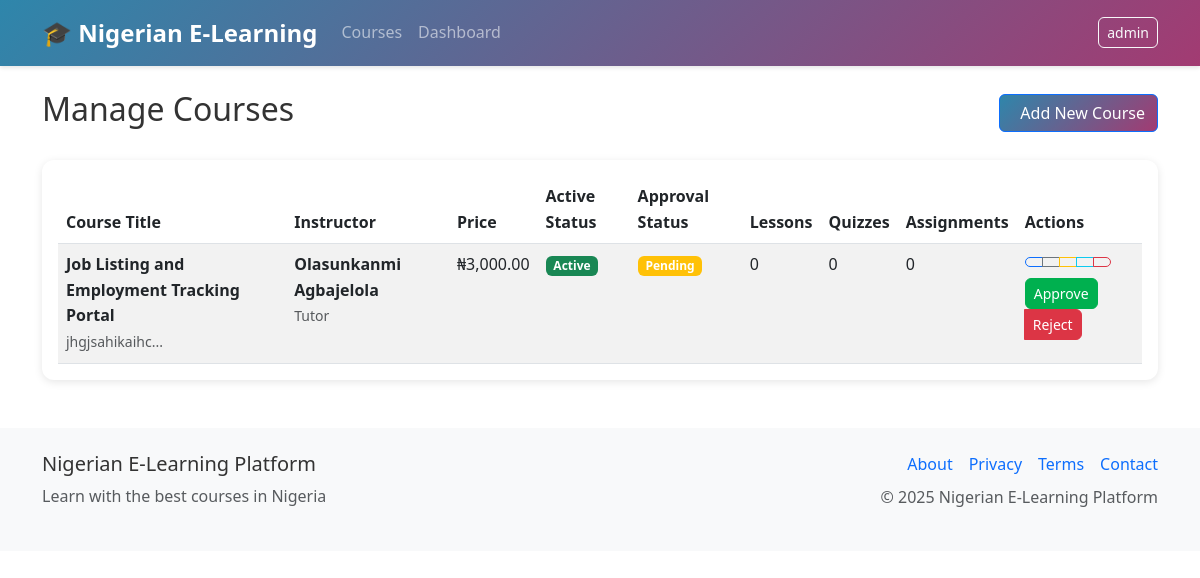
Page /admin/courses (signed in) on the committed database.
### models.py (models this page shows, shortened)
class User(UserMixin, db.Model):
    id = db.Column(db.Integer, primary_key=True)
    username = db.Column(db.String(80), unique=True, nullable=False)
    email = db.Column(db.String(120), unique=True, nullable=False)
    password_hash = db.Column(db.String(256), nullable=False)
    role = db.Column(db.String(20), nullable=False, default='student')  # admin, instructor, tutor, student
    first_name = db.Column(db.String(50))
    last_name = db.Column(db.String(50))
    active = db.Column(db.Boolean, default=True)
    banned = db.Column(db.Boolean, default=False)
    ban_reason = db.Column(db.Text)
    email_verified = db.Column(db.Boolean, default=False)
    verification_token = db.Column(db.String(100))
    password_reset_token = db.Column(db.String(100))
    password_reset_expires = db.Column(db.DateTime)
    email_verification_token = db.Column(db.String(100))
    email_verification_expires = db.Column(db.DateTime)
    premium_user = db.Column(db.Boolean, default=False)
    instructor_verified = db.Column(db.Boolean, default=False)
    badge_level = db.Column(db.String(20), default='basic')  # basic, bronze, silver, gold, premium
    wallet_balance = db.Column(db.Float, default=0.0)
    created_at = db.Column(db.DateTime, default=datetime.utcnow)
    last_login = db.Column(db.DateTime)
    courses_created = db.relationship('Course', foreign_keys='Course.instructor_id', backref='instructor', lazy='dynamic')
    enrollments = db.relationship('Enrollment', backref='student', lazy='dynamic')
    payments = db.relationship('Payment', backref='user', lazy='dynamic')
    wallet_transactions = db.relationship('WalletTransaction', backref='user', lazy='dynamic')
    quiz_attempts = db.relationship('QuizAttempt', backref='user', lazy='dynamic')
    assignment_submissions = db.relationship('AssignmentSubmission', backref='user', lazy='dynamic')
    course_credits = db.relationship('CourseCredit', backref='student_credit', lazy='dynamic')
    withdrawal_requests = db.relationship('WithdrawalRequest', foreign_keys='WithdrawalRequest.tutor_id', backref='tutor', lazy='dynamic')

class Course(db.Model):
    id = db.Column(db.Integer, primary_key=True)
    title = db.Column(db.String(200), nullable=False)
    description = db.Column(db.Text)
    category = db.Column(db.String(100), default='General')  # Added missing category field
    price = db.Column(db.Float, nullable=False, default=0.0)
    instructor_id = db.Column(db.Integer, db.ForeignKey('user.id'), nullable=False)
    is_active = db.Column(db.Boolean, default=True)
    approval_status = db.Column(db.String(20), default='pending')  # pending, approved, rejected
    approved_by = db.Column(db.Integer, db.ForeignKey('user.id'))  # admin who approved
    approved_at = db.Column(db.DateTime)
    rejection_reason = db.Column(db.Text)
    min_credits_for_certificate = db.Column(db.Integer, default=70)  # Minimum credits needed for certificate
    total_available_credits = db.Column(db.Integer, default=100)     # Total credits available in course
    created_at = db.Column(db.DateTime, default=datetime.utcnow)
    updated_at = db.Column(db.DateTime, default=datetime.utcnow, onupdate=datetime.utcnow)
    lessons = db.relationship('Lesson', backref='course', lazy='dynamic', cascade='all, delete-orphan')
    enrollments = db.relationship('Enrollment', backref='course', lazy='dynamic', cascade='all, delete-orphan')
    quizzes = db.relationship('Quiz', backref='course', lazy='dynamic', cascade='all, delete-orphan')
    assignments = db.relationship('Assignment', backref='course', lazy='dynamic', cascade='all, delete-orphan')
    course_credits = db.relationship('CourseCredit', backref='course', lazy='dynamic', cascade='all, delete-orphan')
    course_vouchers = db.relationship('Voucher', foreign_keys='Voucher.course_id', backref='course', lazy='dynamic', cascade='all, delete-orphan')

### routes.py (the view)
@app.route('/admin/courses')
@login_required
@admin_required
def admin_courses():
    courses = Course.query.all()
    return render_template('admin/courses.html', courses=courses)

### app.py (called while the page is built)
@login_manager.user_loader
def load_user(user_id):
    from models import User
    return User.query.get(int(user_id))

### routes.py (called while the page is built)
@app.context_processor
def inject_settings():
    settings = SystemSettings.query.first()
    return dict(settings=settings)

### utils.py (called while the page is built)
def admin_required(f):
    @wraps(f)
    def decorated_function(*args, **kwargs):
        if not current_user.is_authenticated or current_user.role != 'admin':
            flash('Admin access required', 'danger')
            return redirect(url_for('dashboard'))
        return f(*args, **kwargs)
    return decorated_function

### templates/admin/courses.html (shortened to what this page needs)
{% extends "base.html" %}
{% block content %}
<div class="row">
    <div class="col-12">
        <div class="d-flex justify-content-between align-items-center mb-4">
            <h2>Manage Courses</h2>
            <a href="{{ url_for('create_course') }}" class="btn btn-primary">
                Add New Course
            </a>
        </div>
        <div class="card">
            <div class="card-body">
                <div class="table-responsive">
                    <table class="table table-striped">
                        <thead>
                            <tr>
                                <th>Course Title</th>
                                <th>Instructor</th>
                                <th>Price</th>
                                <th>Active Status</th>
                                <th>Approval Status</th>
                                <th>Lessons</th>
                                <th>Quizzes</th>
                                <th>Assignments</th>
                                <th>Actions</th>
                            </tr>
                        </thead>
                        <tbody>
                            {% for course in courses %}
                            <tr>
                                <td>
                                    <strong>{{ course.title }}</strong>
                                    <br><small class="text-muted">{{ course.description[:100] }}...</small>
                                </td>
                                <td>
                                    <strong>{{ course.instructor.first_name }} {{ course.instructor.last_name }}</strong>
                                    <br><small class="text-muted">{{ course.instructor.role.title() }}</small>
                                </td>
                                <td>{{ course.price|currency }}</td>
                                <td>
                                    <span class="badge bg-{{ 'success' if course.is_active else 'secondary' }}">
                                        {{ 'Active' if course.is_active else 'Inactive' }}
                                    </span>
                                </td>
                                <td>
                                    {% if course.approval_status == 'pending' %}
                                        <span class="badge bg-warning">Pending</span>
                                    {% elif course.approval_status == 'approved' %}
                                        <span class="badge bg-success">Approved</span>
                                    {% elif course.approval_status == 'rejected' %}
                                        <span class="badge bg-danger">Rejected</span>
                                    {% endif %}
                                </td>
                                <td>{{ course.lessons.count() }}</td>
                                <td>{{ course.quizzes.count() }}</td>
                                <td>{{ course.assignments.count() }}</td>
                                <td>
                                    <div class="btn-group mb-2" role="group">
                                        <a href="{{ url_for('edit_course', course_id=course.id) }}"
                                           class="btn btn-sm btn-outline-primary" title="Edit Course">
                                        </a>
                                        <a href="{{ url_for('admin_course_lessons', course_id=course.id) }}"
                                           class="btn btn-sm btn-outline-secondary" title="Manage Lessons">
                                        </a>
                                        <a href="{{ url_for('admin_course_quizzes', course_id=course.id) }}"
                                           class="btn btn-sm btn-outline-warning" title="Manage Quizzes">
                                        </a>
                                        <a href="{{ url_for('admin_course_assignments', course_id=course.id) }}"
                                           class="btn btn-sm btn-outline-info" title="Manage Assignments">
                                        </a>
                                        <button type="button" class="btn btn-sm btn-outline-danger"
                                                data-course-title="{{ course.title }}"
                                                data-delete-url="{{ url_for('delete_course', course_id=course.id) }}"
                                                onclick="confirmDelete(this.dataset.courseTitle, this.dataset.deleteUrl)"
                                                title="Delete Course">
                                        </button>
                                    </div>
                                    {% if course.approval_status == 'pending' %}
                                    <div class="btn-group d-block" role="group">
                                        <form method="POST" action="{{ url_for('approve_course', course_id=course.id) }}" style="display: inline;">
                                            <button type="submit" class="btn btn-sm btn-success me-1" title="Approve Course">
                                                 Approve
                                            </button>
                                        </form>
                                        <button type="button" class="btn btn-sm btn-danger"
                                                data-course-title="{{ course.title }}"
                                                data-reject-url="{{ url_for('reject_course', course_id=course.id) }}"
                                                onclick="showRejectModal(this.dataset.courseTitle, this.dataset.rejectUrl)"
                                                title="Reject Course">
                                             Reject
                                        </button>
                                    </div>
                                    {% endif %}
                                </td>
                            </tr>
                            {% endfor %}
                        </tbody>
                    </table>
                </div>
            </div>
        </div>
    </div>
</div>
{% endblock %}

### templates/base.html (shortened to what this page needs)
<!DOCTYPE html>
<html lang="en">
<head>
    {% set critical_css = get_critical_css() %}
    <link rel="preload" href="https://cdn.jsdelivr.net/npm/bootstrap@5.3.0/dist/css/bootstrap.min.css" as="style" onload="this.onload=null;this.rel='stylesheet'">
    <link rel="preload" href="{{ url_for('static', filename='css/style.css') }}" as="style" onload="this.onload=null;this.rel='stylesheet'">
</head>
<body>
    <nav class="navbar navbar-expand-lg navbar-dark bg-primary">
        <div class="container">
            <a class="navbar-brand" href="{{ url_for('index') }}">
                <strong>🎓 Nigerian E-Learning</strong>
            </a>
            <div class="collapse navbar-collapse" id="navbarNav">
                <ul class="navbar-nav me-auto">
                    <li class="nav-item">
                        <a class="nav-link" href="{{ url_for('courses') }}">Courses</a>
                    </li>
                    {% if current_user.is_authenticated %}
                    <li class="nav-item">
                        <a class="nav-link" href="{{ url_for('dashboard') }}">Dashboard</a>
                    </li>
                    {% endif %}
                </ul>
                <ul class="navbar-nav">
                    {% if current_user.is_authenticated %}
                    <li class="nav-item">
                        <button class="btn btn-outline-light btn-sm" type="button" data-bs-toggle="offcanvas" data-bs-target="#profileOffcanvas" aria-controls="profileOffcanvas">
                             {{ current_user.username }}
                        </button>
                    </li>
                    {% endif %}
                </ul>
            </div>
        </div>
    </nav>
    <main class="container my-4">
        {% block content %}{% endblock %}
    </main>
    <footer class="bg-light mt-5 py-4">
        <div class="container">
            <div class="row">
                <div class="col-md-6">
                    <h5>Nigerian E-Learning Platform</h5>
                    <p class="text-muted">Learn with the best courses in Nigeria</p>
                </div>
                <div class="col-md-6 text-md-end">
                    <div class="d-flex justify-content-md-end justify-content-center gap-3 mb-2">
                        <a href="#" class="text-decoration-none">About</a>
                        <a href="#" class="text-decoration-none">Privacy</a>
                        <a href="#" class="text-decoration-none">Terms</a>
                        <a href="#" class="text-decoration-none">Contact</a>
                    </div>
                    <p class="text-muted">© 2025 Nigerian E-Learning Platform</p>
                </div>
            </div>
        </div>
    </footer>
</body>
</html>

### static/css/style.css (style rules this page uses)
:root { --primary-color: #0d6efd; --success-color: #198754; --warning-color: #ffc107; --danger-color: #dc3545; --naira-color: #00b04f; --dark-color: #212529; --light-color: #f8f9fa; }
body { font-family: 'Segoe UI', Tahoma, Geneva, Verdana, sans-serif; line-height: 1.6; color: #333; }
.navbar-brand { font-weight: 700; font-size: 1.5rem; }
.navbar-nav .nav-link { font-weight: 500; transition: color 0.3s ease; }
.card { border: none; box-shadow: 0 0.125rem 0.25rem rgba(0, 0, 0, 0.075); transition: box-shadow 0.15s ease-in-out; }
.btn { border-radius: 0.375rem; font-weight: 500; transition: all 0.3s ease; }
.btn-primary { background-color: var(--primary-color); border-color: var(--primary-color); }
.btn-success { background-color: var(--naira-color); border-color: var(--naira-color); }
.badge { font-size: 0.75rem; font-weight: 600; }
.table { margin-bottom: 0; }
.table th { border-top: none; font-weight: 600; color: var(--dark-color); }
footer { margin-top: auto; }

### templates/base.html (style rules this page uses)
:root { --vh: 1vh; }
.nav-link, .dropdown-item { padding: 12px 16px; }
.card { border-radius: 12px; box-shadow: 0 2px 8px rgba(0,0,0,0.1); }

### rows in the picture
User: username "admin"
Course: title "Job Listing and Employment Tracking Portal", description "jhgjsahikaihc", instructor.first_name "Olasunkanmi", instructor.last_name "Agbajelola", instructor.role "Tutor", price "₦3,000.00", is_active "Active", approval_status "Pending", lessons.count "0", quizzes.count "0", assignments.count "0"
